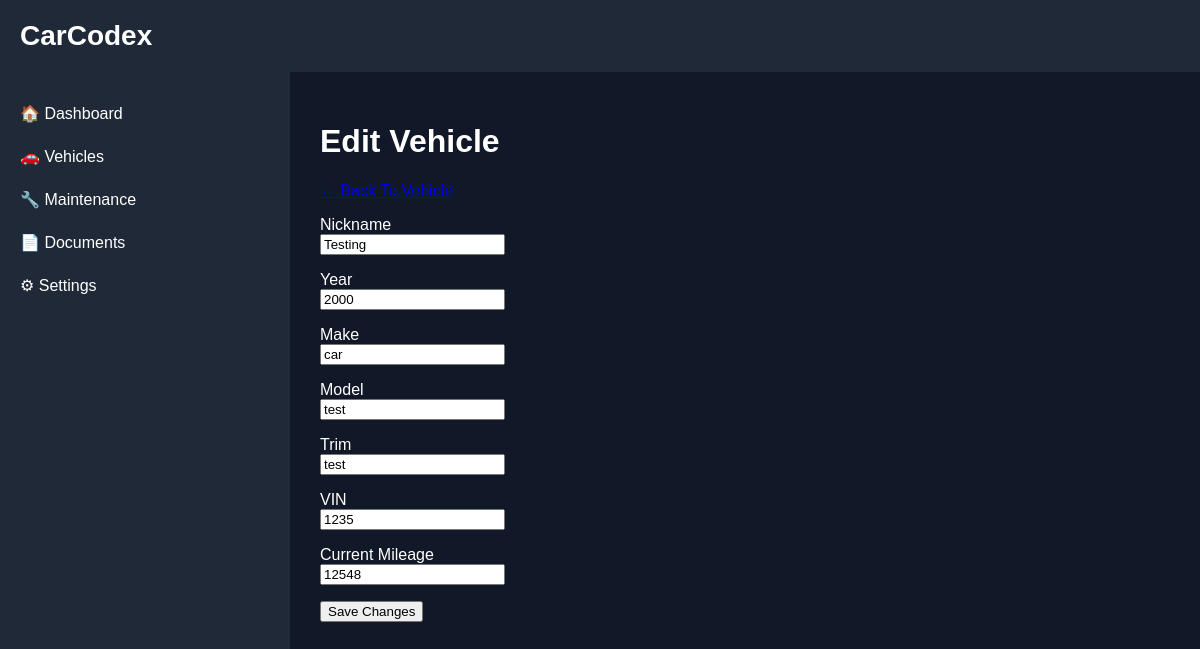
The app's page /vehicle-edit/4 with its own data.
### backend/models.py (models this page shows)
class Vehicle(Base):
    __tablename__ = "vehicles"
    id = Column(Integer, primary_key=True, index=True)
    nickname = Column(String)
    vin = Column(String)
    year = Column(Integer)
    make = Column(String)
    model = Column(String)
    trim = Column(String)
    current_mileage = Column(Integer)
    archived = Column(
        Boolean,
        default=False
)

### backend/main.py (the view)
@app.get(
    "/vehicle-edit/{vehicle_id}",
    response_class=HTMLResponse
)
def vehicle_edit_page(
    request: Request,
    vehicle_id: int
):
    db = SessionLocal()
    vehicle = db.query(
        Vehicle
    ).filter(
        Vehicle.id == vehicle_id
    ).first()
    db.close()
    return templates.TemplateResponse(
        request=request,
        name="vehicle_edit.html",
        context={
            "request": request,
            "vehicle": vehicle
        }
    )

### backend/templates/vehicle_edit.html (shortened to what this page needs)
{% extends "base.html" %}
{% block content %}
<h1>Edit Vehicle</h1>
<p>
    <a href="/vehicle/{{ vehicle.id }}"
       class="nav-link">
    </a>
</p>
<form method="post" action="/vehicle-edit/{{ vehicle.id }}">
    <p>
        Nickname<br>
        <input
            type="text"
            name="nickname"
            value="{{ vehicle.nickname }}">
    </p>
    <p>
        Year<br>
        <input
            type="number"
            name="year"
            value="{{ vehicle.year }}">
    </p>
    <p>
        Make<br>
        <input
            type="text"
            name="make"
            value="{{ vehicle.make }}">
    </p>
    <p>
        Model<br>
        <input
            type="text"
            name="model"
            value="{{ vehicle.model }}">
    </p>
    <p>
        Trim<br>
        <input
            type="text"
            name="trim"
            value="{{ vehicle.trim }}">
    </p>
    <p>
        VIN<br>
        <input
            type="text"
            name="vin"
            value="{{ vehicle.vin }}">
    </p>
    <p>
        Current Mileage<br>
        <input
            type="number"
            name="current_mileage"
            value="{{ vehicle.current_mileage }}">
    </p>
    <p>
        <button type="submit">
            Save Changes
        </button>
    </p>
</form>
{% endblock %}

### backend/templates/base.html (style rules this page uses)
body { margin: 0; font-family: Arial, sans-serif; background: #111827; color: white; }

### records on screen
Vehicle: nickname "Testing", year "2000", make "car", model "test", trim "test", vin "1235", current_mileage "12548"
